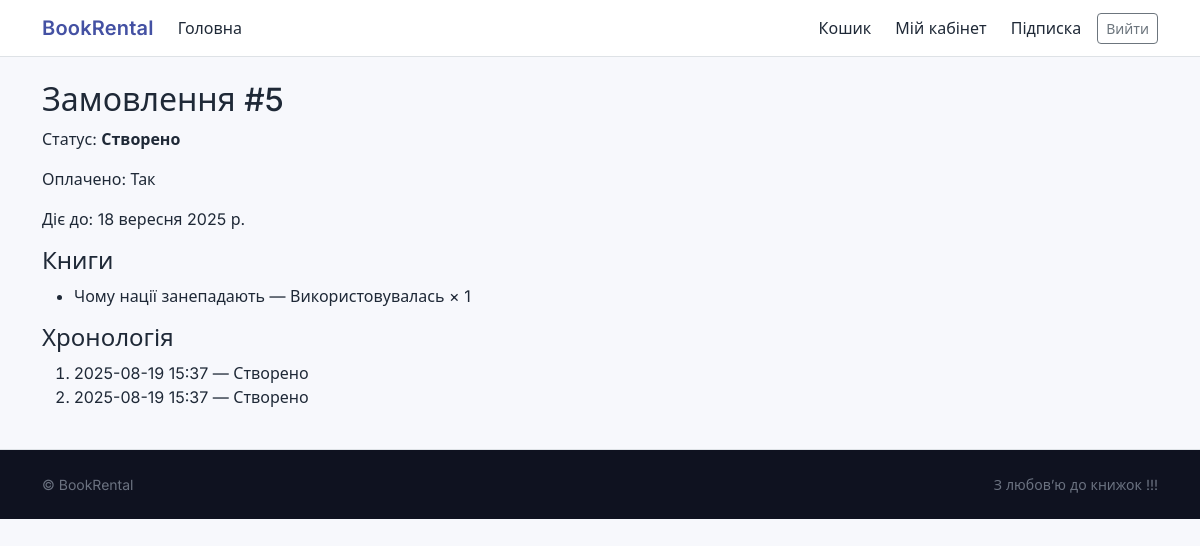
Page /orders/order/5/ (signed in) on the committed database.
### orders/models.py (models this page shows, shortened)
class Order(models.Model):
    user = models.ForeignKey(User, on_delete=models.CASCADE, related_name="orders")
    status = models.CharField(max_length=32, choices=OrderStatus.choices, default=OrderStatus.CREATED)
    paid = models.BooleanField(default=False)
    created_at = models.DateTimeField(auto_now_add=True)
    rental_until = models.DateField(null=True, blank=True)

class OrderItem(models.Model):
    order = models.ForeignKey(Order, on_delete=models.CASCADE, related_name="items")
    book = models.ForeignKey(Book, on_delete=models.PROTECT)
    condition = models.CharField(max_length=16, choices=BookCondition.choices)
    qty = models.PositiveIntegerField(default=1)

class OrderEvent(models.Model):
    order = models.ForeignKey(Order, on_delete=models.CASCADE, related_name="events")
    status = models.CharField(max_length=32, choices=OrderStatus.choices)
    created_at = models.DateTimeField(auto_now_add=True)
    note = models.CharField(max_length=200, blank=True)

### books/models.py (models this page shows, shortened)
class Book(models.Model):
    title = models.CharField(max_length=200, unique=True)
    slug = models.SlugField(max_length=220, unique=True, blank=True)
    author = models.CharField(max_length=160)
    description = models.TextField(blank=True)
    category = models.ForeignKey(Category, on_delete=models.SET_NULL, null=True, related_name="books")
    pages = models.PositiveIntegerField(validators=[MinValueValidator(1)])
    in_stock = models.BooleanField(default=True)
    cover = models.ImageField(upload_to="covers/", blank=True, null=True)
    cover_url = models.URLField(blank=True)
    class Meta:
        ordering = ["title"]

### orders/views.py (the view)
# urls.py: path("order/<int:order_id>/", order_detail, name="detail"),
@login_required
def order_detail(request, order_id):
    order = get_object_or_404(Order, id=order_id, user=request.user)
    return render(request, "orders/order_detail.html", {"order": order})

### templates/orders/order_detail.html
{% extends "base.html" %}
{% block content %}
<h2>Замовлення #{{ order.id }}</h2>
<p>Статус: <strong>{{ order.get_status_display }}</strong></p>
<p>Оплачено: {% if order.paid %}Так{% else %}Ні{% endif %}</p>
{% if order.rental_until %}<p>Діє до: {{ order.rental_until }}</p>{% endif %}
<h4>Книги</h4>
<ul>
  {% for it in order.items.all %}
    <li>{{ it.book.title }} — {{ it.get_condition_display }} × {{ it.qty }}</li>
  {% endfor %}
</ul>
<h4>Хронологія</h4>
<ol>
  {% for e in order.events.all %}
    <li>{{ e.created_at|date:"Y-m-d H:i" }} — {{ e.get_status_display }}</li>
  {% empty %}
    <li>Подій поки нема.</li>
  {% endfor %}
</ol>
{% endblock %}

### static/css/site.css (style rules this page uses)
:root { --brand: #4451a3; --brand-700: #37448a; --accent: #ff7a3d; --success: #2eb67d; --warning: #f2b415; --danger: #e14c4c; --ink: #1f2937; --muted: #6b7280; --bg: #f7f8fc; --surface: #ffffff; --border: #e9edf3; --br-radius: 14px; }
* { box-sizing: border-box; }
html,body { height: 100%; }
body { font-family: "Inter", system-ui, -apple-system, "Segoe UI", Roboto, "Helvetica Neue", Arial, "Apple Color Emoji", "Segoe UI Emoji"; color: var(--ink); background: var(--bg); }

### rows in the picture
Order: id "5", status "Створено", rental_until "18 вересня 2025 р."
OrderItem: book "Чому нації занепадають", condition "Використовувалась", qty "1"
OrderEvent: created_at "2025-08-19 15:37", status "Створено"
OrderEvent: created_at "2025-08-19 15:37", status "Створено"
